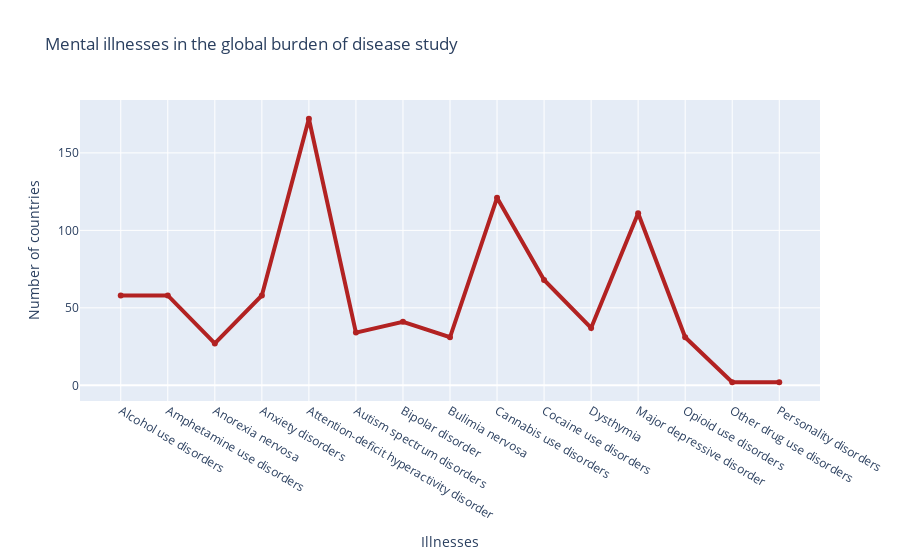

Here is the notebook cell this chart was saved with:
### Code cell
import plotly.graph_objects as go

x = ["Alcohol use disorders", "Amphetamine use disorders", "Anorexia nervosa", "Anxiety disorders",
     "Attention-deficit hyperactivity disorder", "Autism spectrum disorders", "Bipolar disorder",
     "Bulimia nervosa", "Cannabis use disorders", "Cocaine use disorders", "Dysthymia","Major depressive disorder",
    "Opioid use disorders", "Other drug use disorders", "Personality disorders"]

fig = go.Figure()

categories = {
    "Primary Data": ("firebrick", "solid")
}

for category, (color, dash_style) in categories.items():
    fig.add_trace(go.Scatter(x=x, y=df7["Number of countries with primary data on prevalence of mental disorders"],
                             name=category,
                             line=dict(color=color, width=4, dash=dash_style)))

fig.update_layout(title='Mental illnesses in the global burden of disease study',
                  xaxis_title='Illnesses',
                  yaxis_title='Number of countries')

fig.show()

### Figure 1 — Plotly figure (JSON) as saved in the notebook; plotly's stock layout.template omitted (floating-point values rounded to 4 significant figures)
{"data": [{"line": {"color": "firebrick", "dash": "solid", "width": 4}, "name": "Primary Data", "type": "scatter", "x": ["Alcohol use disorders", "Amphetamine use disorders", "Anorexia nervosa", "Anxiety disorders", "Attention-deficit hyperactivity disorder", "Autism spectrum disorders", "Bipolar disorder", "Bulimia nervosa", "Cannabis use disorders", "Cocaine use disorders", "Dysthymia", "Major depressive disorder", "Opioid use disorders", "Other drug use disorders", "Personality disorders"], "y": [58, 58, 27, 58, 172, 34, 41, 31, 121, 68, 37, 111, 31, 2, 2]}], "layout": {"autosize": true, "title": {"text": "Mental illnesses in the global burden of disease study"}, "xaxis": {"autorange": true, "range": [-0.8473, 14.85], "title": {"text": "Illnesses"}, "type": "category"}, "yaxis": {"autorange": true, "range": [-16.03, 190.0], "title": {"text": "Number of countries"}, "type": "linear"}}}
